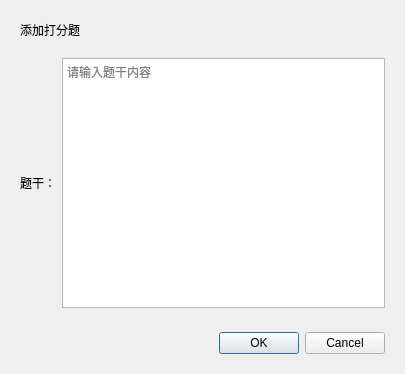
<?xml version="1.0" encoding="UTF-8"?>
<ui version="4.0">
 <class>QuestionTypeDialog</class>
 <widget class="QDialog" name="QuestionTypeDialog">
  <property name="geometry">
   <rect>
    <x>0</x>
    <y>0</y>
    <width>405</width>
    <height>372</height>
   </rect>
  </property>
  <property name="windowTitle">
   <string>添加题目</string>
  </property>
  <layout class="QVBoxLayout" name="verticalLayout">
   <item>
    <widget class="QStackedWidget" name="stackedWidget">
     <property name="currentIndex">
      <number>0</number>
     </property>
     <widget class="QWidget" name="page1">
      <layout class="QVBoxLayout" name="verticalLayout_2">
       <property name="spacing">
        <number>0</number>
       </property>
       <property name="leftMargin">
        <number>0</number>
       </property>
       <property name="topMargin">
        <number>0</number>
       </property>
       <property name="rightMargin">
        <number>0</number>
       </property>
       <property name="bottomMargin">
        <number>0</number>
       </property>
       <item>
        <widget class="QWidget" name="widget" native="true">
         <layout class="QHBoxLayout" name="horizontalLayout">
          <item>
           <widget class="QLabel" name="label">
            <property name="text">
             <string>添加打分题</string>
            </property>
           </widget>
          </item>
          <item>
           <spacer name="horizontalSpacer">
            <property name="orientation">
             <enum>Qt::Orientation::Horizontal</enum>
            </property>
            <property name="sizeHint" stdset="0">
             <size>
              <width>295</width>
              <height>20</height>
             </size>
            </property>
           </spacer>
          </item>
         </layout>
        </widget>
       </item>
       <item>
        <widget class="QWidget" name="widget_2" native="true">
         <layout class="QHBoxLayout" name="horizontalLayout_2">
          <item>
           <widget class="QLabel" name="label_2">
            <property name="text">
             <string>题干：</string>
            </property>
           </widget>
          </item>
          <item>
           <widget class="QTextEdit" name="textEdit">
            <property name="placeholderText">
             <string>请输入题干内容</string>
            </property>
           </widget>
          </item>
         </layout>
        </widget>
       </item>
      </layout>
     </widget>
     <widget class="QWidget" name="page2">
      <layout class="QVBoxLayout" name="verticalLayout_3">
       <property name="leftMargin">
        <number>0</number>
       </property>
       <property name="topMargin">
        <number>0</number>
       </property>
       <property name="rightMargin">
        <number>0</number>
       </property>
       <property name="bottomMargin">
        <number>0</number>
       </property>
       <item>
        <widget class="QWidget" name="widget_4" native="true">
         <layout class="QHBoxLayout" name="horizontalLayout_4">
          <item>
           <widget class="QLabel" name="label_3">
            <property name="text">
             <string>添加选择题</string>
            </property>
           </widget>
          </item>
          <item>
           <spacer name="horizontalSpacer_2">
            <property name="orientation">
             <enum>Qt::Orientation::Horizontal</enum>
            </property>
            <property name="sizeHint" stdset="0">
             <size>
              <width>295</width>
              <height>20</height>
             </size>
            </property>
           </spacer>
          </item>
         </layout>
        </widget>
       </item>
       <item>
        <widget class="QWidget" name="widget_5" native="true">
         <layout class="QHBoxLayout" name="horizontalLayout_5">
          <item>
           <widget class="QLabel" name="label_4">
            <property name="text">
             <string>题干：</string>
            </property>
           </widget>
          </item>
          <item>
           <widget class="QTextEdit" name="textEdit_2">
            <property name="placeholderText">
             <string>请输入题干内容</string>
            </property>
           </widget>
          </item>
         </layout>
        </widget>
       </item>
       <item>
        <widget class="QWidget" name="widget_6" native="true">
         <layout class="QHBoxLayout" name="horizontalLayout_6">
          <item>
           <widget class="QLabel" name="label_5">
            <property name="text">
             <string>选项：</string>
            </property>
           </widget>
          </item>
          <item>
           <widget class="QWidget" name="widget_7" native="true">
            <property name="sizePolicy">
             <sizepolicy hsizetype="Expanding" vsizetype="Preferred">
              <horstretch>0</horstretch>
              <verstretch>0</verstretch>
             </sizepolicy>
            </property>
            <property name="minimumSize">
             <size>
              <width>0</width>
              <height>150</height>
             </size>
            </property>
            <layout class="QGridLayout" name="gridLayout">
             <property name="leftMargin">
              <number>0</number>
             </property>
             <property name="topMargin">
              <number>0</number>
             </property>
             <property name="rightMargin">
              <number>0</number>
             </property>
             <property name="bottomMargin">
              <number>0</number>
             </property>
             <property name="spacing">
              <number>6</number>
             </property>
             <item row="2" column="0">
              <widget class="QCheckBox" name="checkBox_3">
               <property name="text">
                <string/>
               </property>
              </widget>
             </item>
             <item row="0" column="0">
              <widget class="QCheckBox" name="checkBox_1">
               <property name="text">
                <string/>
               </property>
              </widget>
             </item>
             <item row="2" column="1">
              <widget class="QWidget" name="widget_10" native="true">
               <layout class="QHBoxLayout" name="horizontalLayout_9">
                <property name="spacing">
                 <number>0</number>
                </property>
                <property name="leftMargin">
                 <number>0</number>
                </property>
                <property name="topMargin">
                 <number>0</number>
                </property>
                <property name="rightMargin">
                 <number>0</number>
                </property>
                <property name="bottomMargin">
                 <number>0</number>
                </property>
                <item>
                 <widget class="QLabel" name="label_8">
                  <property name="text">
                   <string>选项三：</string>
                  </property>
                 </widget>
                </item>
                <item>
                 <widget class="QLineEdit" name="lineEdit_3">
                  <property name="placeholderText">
                   <string>请输入选项内容</string>
                  </property>
                 </widget>
                </item>
               </layout>
              </widget>
             </item>
             <item row="3" column="0">
              <widget class="QCheckBox" name="checkBox_4">
               <property name="text">
                <string/>
               </property>
              </widget>
             </item>
             <item row="1" column="1">
              <widget class="QWidget" name="widget_9" native="true">
               <layout class="QHBoxLayout" name="horizontalLayout_8">
                <property name="spacing">
                 <number>0</number>
                </property>
                <property name="leftMargin">
                 <number>0</number>
                </property>
                <property name="topMargin">
                 <number>0</number>
                </property>
                <property name="rightMargin">
                 <number>0</number>
                </property>
                <property name="bottomMargin">
                 <number>0</number>
                </property>
                <item>
                 <widget class="QLabel" name="label_7">
                  <property name="text">
                   <string>选项二：</string>
                  </property>
                 </widget>
                </item>
                <item>
                 <widget class="QLineEdit" name="lineEdit_2">
                  <property name="placeholderText">
                   <string>请输入选项内容</string>
                  </property>
                 </widget>
                </item>
               </layout>
              </widget>
             </item>
             <item row="0" column="1">
              <widget class="QWidget" name="widget_8" native="true">
               <layout class="QHBoxLayout" name="horizontalLayout_7">
                <property name="spacing">
                 <number>0</number>
                </property>
                <property name="leftMargin">
                 <number>0</number>
                </property>
                <property name="topMargin">
                 <number>0</number>
                </property>
                <property name="rightMargin">
                 <number>0</number>
                </property>
                <property name="bottomMargin">
                 <number>0</number>
                </property>
                <item>
                 <widget class="QLabel" name="label_6">
                  <property name="text">
                   <string>选项一：</string>
                  </property>
                 </widget>
                </item>
                <item>
                 <widget class="QLineEdit" name="lineEdit_1">
                  <property name="placeholderText">
                   <string>请输入选项内容</string>
                  </property>
                 </widget>
                </item>
               </layout>
              </widget>
             </item>
             <item row="1" column="0">
              <widget class="QCheckBox" name="checkBox_2">
               <property name="text">
                <string/>
               </property>
              </widget>
             </item>
             <item row="3" column="1">
              <widget class="QWidget" name="widget_11" native="true">
               <layout class="QHBoxLayout" name="horizontalLayout_10">
                <property name="spacing">
                 <number>0</number>
                </property>
                <property name="leftMargin">
                 <number>0</number>
                </property>
                <property name="topMargin">
                 <number>0</number>
                </property>
                <property name="rightMargin">
                 <number>0</number>
                </property>
                <property name="bottomMargin">
                 <number>0</number>
                </property>
                <item>
                 <widget class="QLabel" name="label_9">
                  <property name="text">
                   <string>选项四：</string>
                  </property>
                 </widget>
                </item>
                <item>
                 <widget class="QLineEdit" name="lineEdit_4">
                  <property name="placeholderText">
                   <string>请输入选项内容</string>
                  </property>
                 </widget>
                </item>
               </layout>
              </widget>
             </item>
            </layout>
           </widget>
          </item>
         </layout>
        </widget>
       </item>
      </layout>
     </widget>
     <widget class="QWidget" name="page3">
      <layout class="QVBoxLayout" name="verticalLayout_4">
       <property name="spacing">
        <number>0</number>
       </property>
       <property name="leftMargin">
        <number>0</number>
       </property>
       <property name="topMargin">
        <number>0</number>
       </property>
       <property name="rightMargin">
        <number>0</number>
       </property>
       <property name="bottomMargin">
        <number>0</number>
       </property>
       <item>
        <widget class="QWidget" name="widget_12" native="true">
         <layout class="QHBoxLayout" name="horizontalLayout_11">
          <item>
           <widget class="QLabel" name="label_10">
            <property name="text">
             <string>添加主观题</string>
            </property>
           </widget>
          </item>
          <item>
           <spacer name="horizontalSpacer_3">
            <property name="orientation">
             <enum>Qt::Orientation::Horizontal</enum>
            </property>
            <property name="sizeHint" stdset="0">
             <size>
              <width>295</width>
              <height>20</height>
             </size>
            </property>
           </spacer>
          </item>
         </layout>
        </widget>
       </item>
       <item>
        <widget class="QWidget" name="widget_13" native="true">
         <layout class="QHBoxLayout" name="horizontalLayout_12">
          <item>
           <widget class="QLabel" name="label_11">
            <property name="text">
             <string>题干：</string>
            </property>
           </widget>
          </item>
          <item>
           <widget class="QTextEdit" name="textEdit_3">
            <property name="placeholderText">
             <string>请输入题干内容</string>
            </property>
           </widget>
          </item>
         </layout>
        </widget>
       </item>
      </layout>
     </widget>
    </widget>
   </item>
   <item>
    <widget class="QWidget" name="widget_3" native="true">
     <layout class="QHBoxLayout" name="horizontalLayout_3">
      <item>
       <widget class="QDialogButtonBox" name="buttonBox">
        <property name="orientation">
         <enum>Qt::Orientation::Horizontal</enum>
        </property>
        <property name="standardButtons">
         <set>QDialogButtonBox::StandardButton::Cancel|QDialogButtonBox::StandardButton::Ok</set>
        </property>
       </widget>
      </item>
     </layout>
    </widget>
   </item>
  </layout>
 </widget>
 <resources/>
 <connections/>
</ui>
